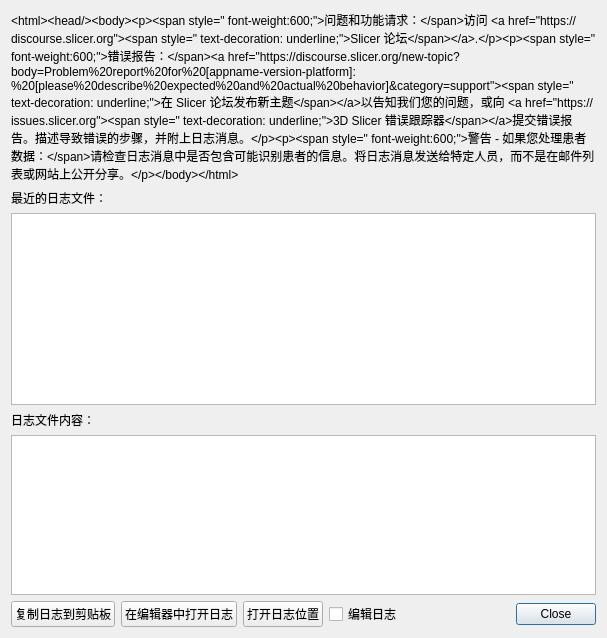
<ui version="4.0">
 <class>qSlicerErrorReportDialog</class>
 <widget class="QDialog" name="qSlicerErrorReportDialog">
  <property name="geometry">
   <rect>
    <x>0</x>
    <y>0</y>
    <width>607</width>
    <height>638</height>
   </rect>
  </property>
  <property name="sizePolicy">
   <sizepolicy hsizetype="Preferred" vsizetype="Preferred">
    <horstretch>0</horstretch>
    <verstretch>1</verstretch>
   </sizepolicy>
  </property>
  <property name="windowTitle">
   <string>报告错误和请求增强功能</string>
  </property>
  <layout class="QFormLayout" name="formLayout">
   <property name="fieldGrowthPolicy">
    <enum>QFormLayout::AllNonFixedFieldsGrow</enum>
   </property>
   <item row="0" column="0" colspan="2">
    <widget class="QLabel" name="InstructionsLabel">
     <property name="text">
      <string>&amp;lt;html&amp;gt;&amp;lt;head/&amp;gt;&amp;lt;body&amp;gt;&amp;lt;p&amp;gt;&amp;lt;span style=" font-weight:600;"&amp;gt;问题和功能请求：&amp;lt;/span&amp;gt;访问 &amp;lt;a href="https://discourse.slicer.org"&amp;gt;&amp;lt;span style=" text-decoration: underline;"&amp;gt;Slicer 论坛&amp;lt;/span&amp;gt;&amp;lt;/a&amp;gt;.&amp;lt;/p&amp;gt;&amp;lt;p&amp;gt;&amp;lt;span style=" font-weight:600;"&amp;gt;错误报告：&amp;lt;/span&amp;gt;&amp;lt;a href="https://discourse.slicer.org/new-topic?body=Problem%20report%20for%20[appname-version-platform]:%20[please%20describe%20expected%20and%20actual%20behavior]&amp;amp;category=support"&amp;gt;&amp;lt;span style=" text-decoration: underline;"&amp;gt;在 Slicer 论坛发布新主题&amp;lt;/span&amp;gt;&amp;lt;/a&amp;gt;以告知我们您的问题，或向 &amp;lt;a href="https://issues.slicer.org"&amp;gt;&amp;lt;span style=" text-decoration: underline;"&amp;gt;3D Slicer 错误跟踪器&amp;lt;/span&amp;gt;&amp;lt;/a&amp;gt;提交错误报告。描述导致错误的步骤，并附上日志消息。&amp;lt;/p&amp;gt;&amp;lt;p&amp;gt;&amp;lt;span style=" font-weight:600;"&amp;gt;警告 - 如果您处理患者数据：&amp;lt;/span&amp;gt;请检查日志消息中是否包含可能识别患者的信息。将日志消息发送给特定人员，而不是在邮件列表或网站上公开分享。&amp;lt;/p&amp;gt;&amp;lt;/body&amp;gt;&amp;lt;/html&amp;gt;</string>
     </property>
     <property name="textFormat">
      <enum>Qt::RichText</enum>
     </property>
     <property name="wordWrap">
      <bool>true</bool>
     </property>
     <property name="openExternalLinks">
      <bool>true</bool>
     </property>
    </widget>
   </item>
   <item row="1" column="0">
    <widget class="QLabel" name="RecentLogFilesLabel">
     <property name="text">
      <string>最近的日志文件：</string>
     </property>
    </widget>
   </item>
   <item row="4" column="0" colspan="2">
    <widget class="QPlainTextEdit" name="LogText">
     <property name="sizePolicy">
      <sizepolicy hsizetype="Expanding" vsizetype="MinimumExpanding">
       <horstretch>0</horstretch>
       <verstretch>1</verstretch>
      </sizepolicy>
     </property>
     <property name="minimumSize">
      <size>
       <width>50</width>
       <height>50</height>
      </size>
     </property>
     <property name="readOnly">
      <bool>true</bool>
     </property>
    </widget>
   </item>
   <item row="6" column="0" colspan="2">
    <layout class="QHBoxLayout" name="horizontalLayout_2">
     <item>
      <widget class="ctkPushButton" name="LogCopyToClipboardPushButton">
       <property name="text">
        <string>复制日志到剪贴板</string>
       </property>
       <property name="autoDefault">
        <bool>false</bool>
       </property>
      </widget>
     </item>
     <item>
      <widget class="ctkPushButton" name="LogFileOpenPushButton">
       <property name="text">
        <string>在编辑器中打开日志</string>
       </property>
       <property name="autoDefault">
        <bool>false</bool>
       </property>
      </widget>
     </item>
     <item>
      <widget class="ctkPushButton" name="LogOpenFileLocationPushButton">
       <property name="text">
        <string>打开日志位置</string>
       </property>
       <property name="autoDefault">
        <bool>false</bool>
       </property>
      </widget>
     </item>
     <item>
      <widget class="QCheckBox" name="LogFileEditCheckBox">
       <property name="text">
        <string>编辑日志</string>
       </property>
      </widget>
     </item>
     <item>
      <widget class="QDialogButtonBox" name="ButtonBox">
       <property name="standardButtons">
        <set>QDialogButtonBox::Close</set>
       </property>
      </widget>
     </item>
    </layout>
   </item>
   <item row="2" column="0" colspan="2">
    <widget class="QTableWidget" name="RecentLogFilesComboBox">
     <property name="sizeAdjustPolicy">
      <enum>QAbstractScrollArea::AdjustIgnored</enum>
     </property>
     <property name="editTriggers">
      <set>QAbstractItemView::NoEditTriggers</set>
     </property>
     <property name="selectionBehavior">
      <enum>QAbstractItemView::SelectRows</enum>
     </property>
     <attribute name="horizontalHeaderCascadingSectionResizes">
      <bool>false</bool>
     </attribute>
    </widget>
   </item>
   <item row="3" column="0">
    <widget class="QLabel" name="RecentLogFilesLabel_2">
     <property name="text">
      <string>日志文件内容：</string>
     </property>
    </widget>
   </item>
  </layout>
 </widget>
 <customwidgets>
  <customwidget>
   <class>ctkPushButton</class>
   <extends>QPushButton</extends>
   <header>ctkPushButton.h</header>
  </customwidget>
 </customwidgets>
 <resources>
  <include location="../SlicerApp.qrc" />
  <include location="../../../QTGUI/Resources/qSlicerBaseQTGUI.qrc" />
 </resources>
 <connections />
</ui>
